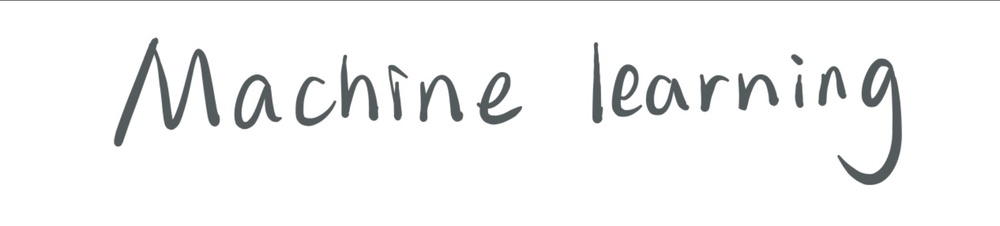
#> input picture dark grey.jpg, 1000 x 226 px, shrunk from 2046 x 463 before the run
$ jupyter execute --allow-errors 'Hand Written Extraction(dark).ipynb'   (shell and % lines are left out)
#> lines starting #> are read from the running program, lines starting #| are printed output that depends on the picture; after the words box and inside, x2 and y2 are one past the last pixel; in counts of white or black regions, pixels touching at a corner belong together
# Import necessary libraries

[cell 1]
import pytesseract as tess
from PIL import Image
import cv2
import numpy as np
from matplotlib import pyplot as plt

# Import the image

[cell 2]
img = cv2.imread("dark grey.jpg")
#> img is the input picture: shape (226, 1000, 3); mean B, G, R 244.8, 244.6, 244.2

The following mini-section is OPTIONAL: it works as a checker to make sure what's the image looks like in this step, without bothering to open a external window.

[cell 3]
image = Image.fromarray(img, "RGB")
display(image)

# Filtering & Thresholding the image many times

[cell 4]
bwimg = cv2.cvtColor(img, cv2.COLOR_BGR2GRAY)
#> (the rest of this cell did not finish here and is left out)

[cell 5]
_, th1 = cv2.threshold(bwimg, 100, 255, cv2.THRESH_BINARY)
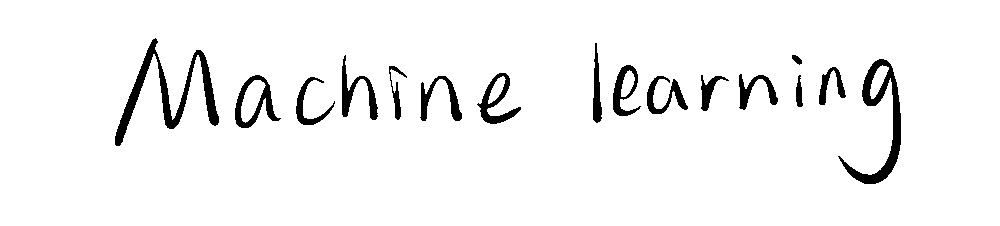
#> th1: shape (226, 1000); 95.2% white; 16 black regions, largest, box (x1, y1, x2, y2) and area: (115, 38, 219, 146) 2297, (838, 59, 901, 184) 1837, (235, 75, 281, 128) 804
#> (the rest of this cell did not finish here and is left out)

[cell 6]
result = cv2.GaussianBlur(th1, (5,5), 0)
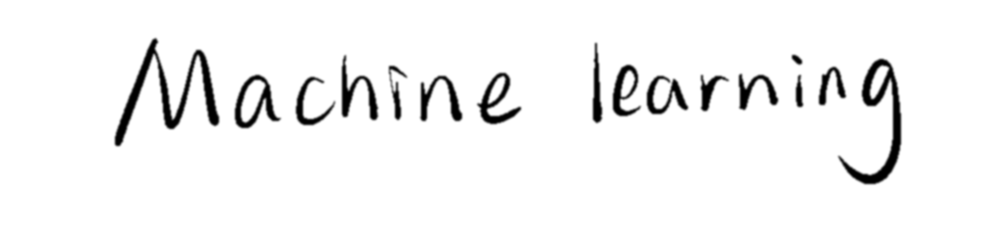
#> result: shape (226, 1000); min 0, max 255, mean 242.8
#> (the rest of this cell did not finish here and is left out)
